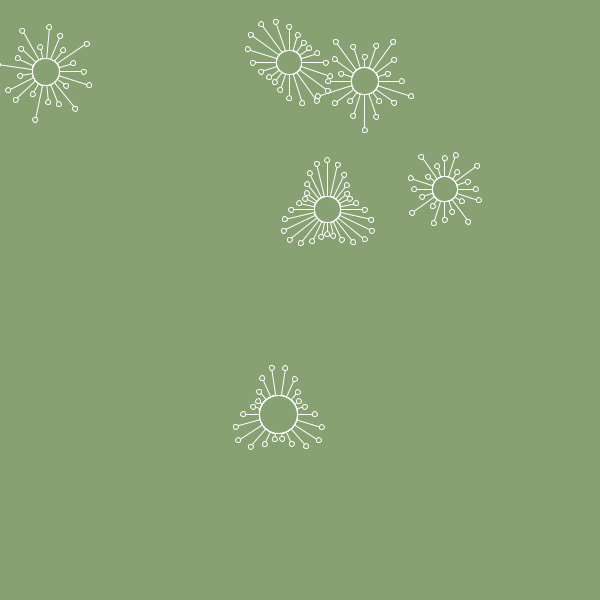
Frame 1 (no input)
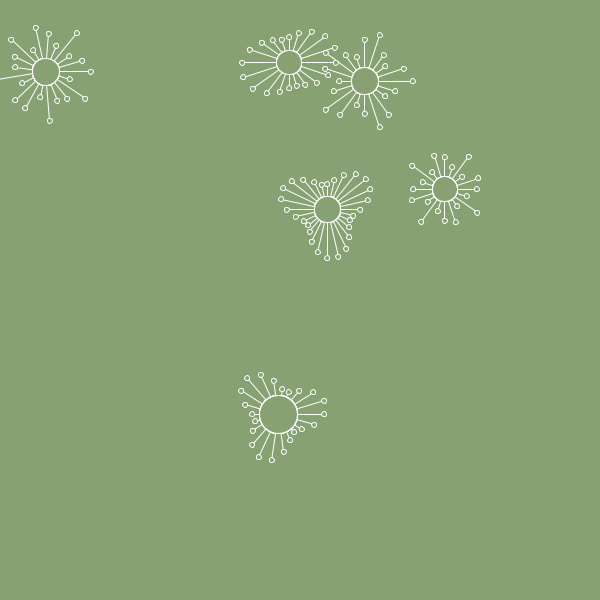
Frame 60 (the mouse pressed at the canvas centre just before this capture)
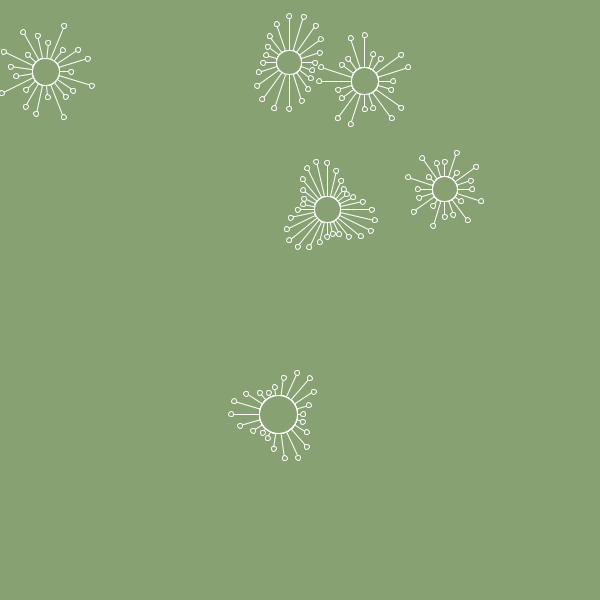
Frame 120 (the mouse held since frame 60 and released just before this capture)

The Processing sketch that drew these frames (run headless with seeded random() and noise(); from frame 60 on, the mouse is pressed at the canvas centre):

// Processing sketch: generative_art_j043
// ── generative_art_j043.pde
ArrayList<Organism> organisms;
int orgNb = int(random(5, 8));

color bCol;

void setup() {
  size(600, 600);
  pixelDensity(2);
  frameRate(30);
  colorMode(HSB, 255);
  bCol = color(random(255), random(50, 75), random(150, 200));
  organisms = new ArrayList<Organism>();
  for (int i = 0; i < orgNb; i++) {
    organisms.add(new Organism());
  }
}

void draw() {
  background(bCol);
  for (Organism o : organisms) {
    o.display();
  }
}

// ── Organism.pde
class Organism {
  PVector pos;
  int legsNb;
  float legsLen;
  float div;
  float mult;
  float size;
  int i;
  float d;
  Organism() {
    colorMode(HSB, 255);
    legsNb = int(random(20, 30));
    size = random(20, 40);
    legsLen = random(20, 30);
    pos = new PVector(random(legsLen, width-legsLen), random(legsLen, height-legsLen));
    div = int(random(100, 200));
    mult = int(random(2, 10)); 
    stroke(255);
  }
  
  void display() {
    strokeWeight(1);
    fill(bCol);
    for (int i = 0; i < legsNb; i++) {
      float t = frameCount / div * TWO_PI;
      float angle = i * TWO_PI/legsNb;
      d = map(sin(t + angle * mult), -1, 1, 1, 2) * legsLen;
      float x = pos.x + cos(angle) * d;
      float y = pos.y + sin(angle) * d;
      line(pos.x, pos.y, x, y);
      circle(x, y, 5);
      circle(pos.x, pos.y, size);
    }
  }
}
